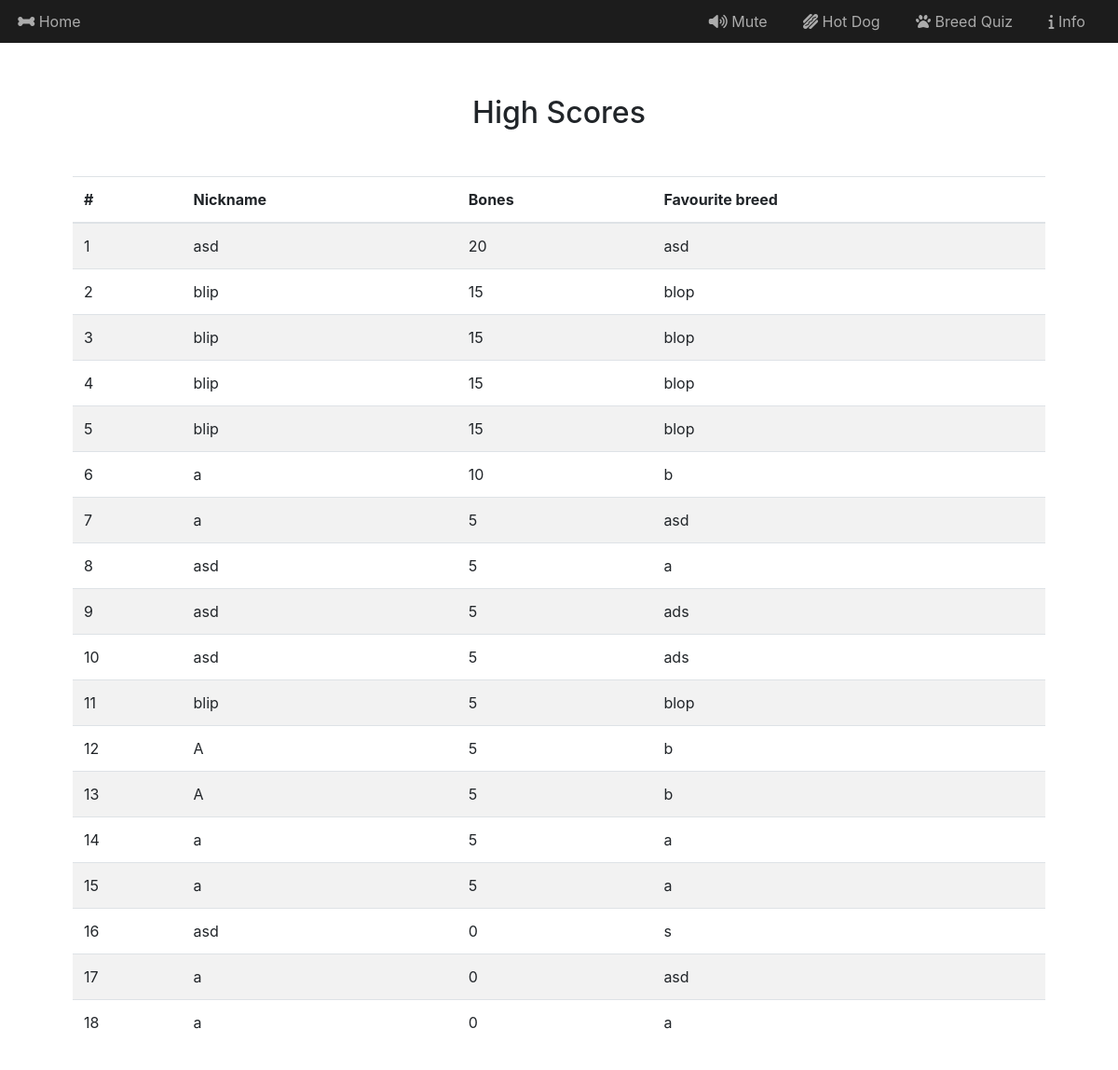
Before: /highscores with the older database file.
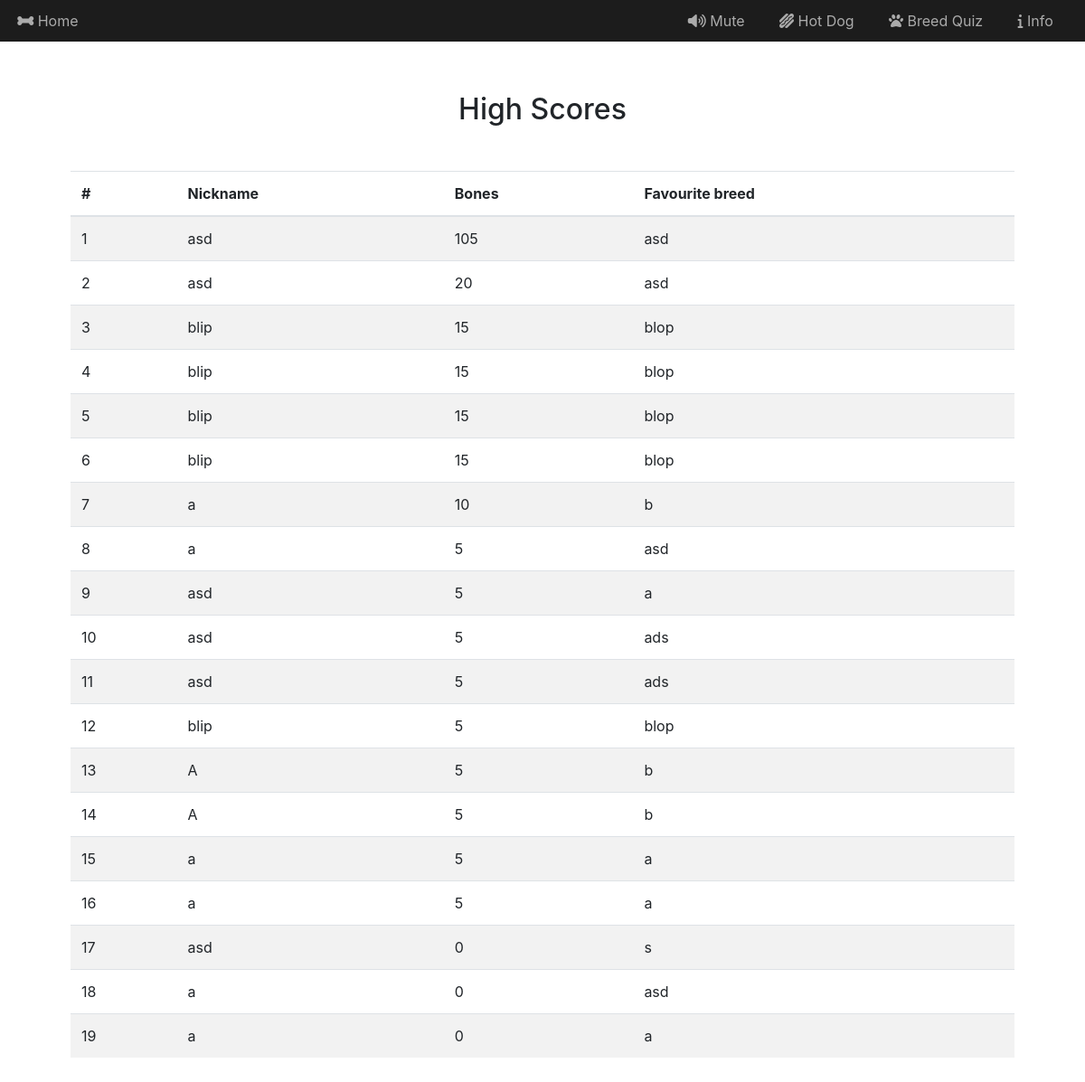
After: the same page with the newer database file.
### tables this page shows
CREATE TABLE "highscores" (
	"userid"	INTEGER,
	"timestamp"	TIMESTAMP DEFAULT CURRENT_TIMESTAMP,
	"username"	CHAR(255),
	"score"	INTEGER,
	"favbreed"	CHAR(255),
	PRIMARY KEY("userid")
);

### myproject.py (the view)
@app.route("/highscores", methods=["GET", "POST"])
def highscores():
    hscores = db.execute("SELECT * FROM highscores ORDER BY score DESC")
    return render_template("highscores.html", hscores=hscores)

### templates/highscores.html (shortened to what this page needs)
{% extends "layout.html" %}
{% block main %}
  <h2 class="text-center mb-5">High Scores</h2>
  <table id="hsTable" class="table table-striped">
    <thead>
      <tr>
        <th>#</th>
        <th>Nickname</th>
        <th>Bones</th>
        <th>Favourite breed</th>
        </tr>
    </thead>
    <tbody>
      {% for score in hscores: %}
        <tr>
          <td>{{loop.index}}</td>
          <td>{{score["username"]}}</td>
          <td>{{score["score"]}}</td>
          <td>{{score["favbreed"]}}</td>
        </tr>
      {% endfor %}
    </tbody>
  </table>
{% endblock %}

### templates/layout.html (shortened to what this page needs)
<!DOCTYPE html>
<html lang="en">
    <head>
        <link href="/static/lib/bootstrap.css" rel="stylesheet">
        <link href="/static/styles/commonStyles.css" rel="stylesheet">
    </head>
    <body>
      <nav class="navbar navbar-expand-lg navbar-dark">
        <div id="brandBoneContainer" class="navItem">
          <a class="navLink" id="" href="/">
            <i id="brandBone" class="disabled fas fa-bone"></i>
            Home
          </a>
        </div>
        <div class="collapse navbar-collapse justify-content-end" id="navbarSupportedContent">
          <ul class="navbar-nav align-items-center">
            <li class="nav-item">
              <div class="navLink" id="toggleSound">
                <i class="fa fa-volume-up" id="toggleSoundIcon"></i>
                <span id="toggleSoundSpan">Mute</span>
              </div>
            </li>
            <li class="nav-item">
              <a class="navLink" href="/hotdog">
                <i class="fas fa-hotdog"></i>
                Hot Dog
              </a>
            </li>
            <li class="nav-item">
              <a class="navLink" href="/breedQuiz">
                <i class="fas fa-paw"></i>
                Breed Quiz
              </a>
            </li>
            <li class="nav-item">
              <a class="navLink" href="/info">
                <i class="fas fa-info"></i>
                Info
              </a>
            </li>
          </ul>
        </div>
      </nav>
      <main id="main" class="mt-2 container p-5">
          {% block main %}{% endblock %}
      </main>
    </body>
</html>

### static/styles/commonStyles.css (style rules this page uses)
html, body { overflow-x: hidden; height: 100%; }
main { margin: 0 auto; }
.navbar { background-color: #1c1c1c; }
.nav-item { margin: 0 1rem; }
.navLink { padding: 0.2rem; color: #ababab; user-select: none; }
#toggleSound { cursor: pointer; }
.navLink:link { color: #ababab; text-decoration: none; }

Changed rows visible on the page:
added highscores: username "asd", score "105", favbreed "asd"
